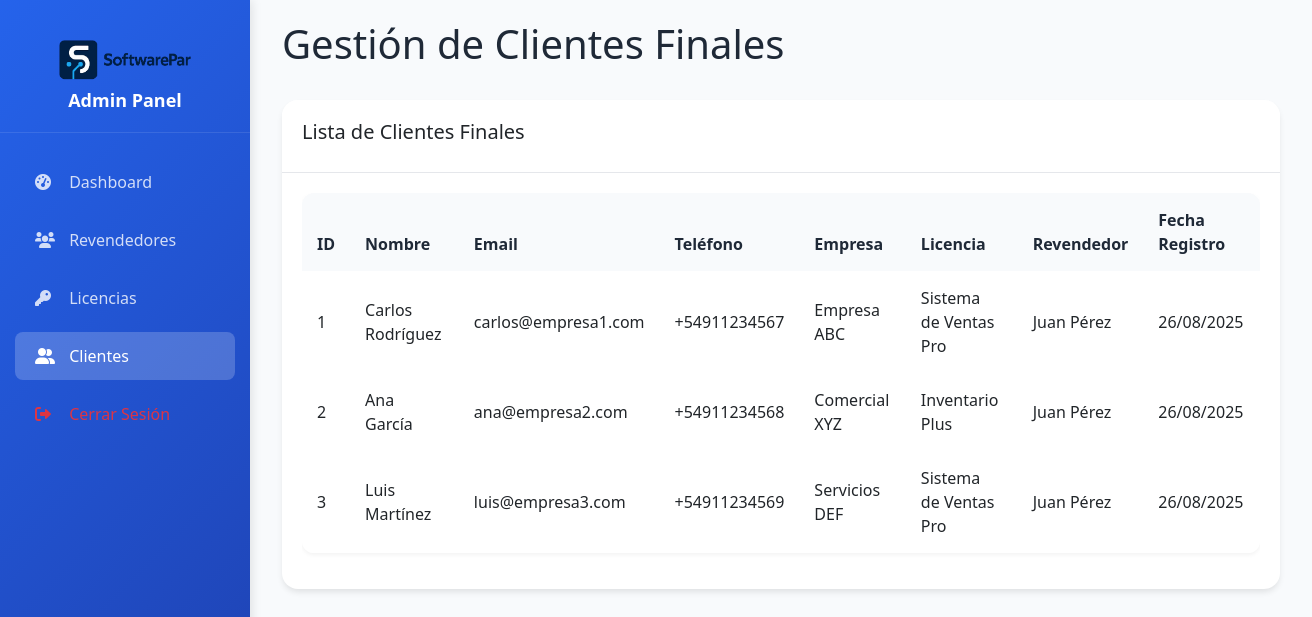
Page /admin/clientes.php (signed in) on the committed database.
### tables this page shows
CREATE TABLE clientes_finales (
    id INT AUTO_INCREMENT PRIMARY KEY,
    nombre VARCHAR(100) NOT NULL,
    email VARCHAR(100) NOT NULL,
    telefono VARCHAR(20),
    empresa VARCHAR(100),
    licencia_id INT NOT NULL,
    fecha_registro TIMESTAMP DEFAULT CURRENT_TIMESTAMP,
    fecha_actualizacion TIMESTAMP DEFAULT CURRENT_TIMESTAMP ON UPDATE CURRENT_TIMESTAMP,
    FOREIGN KEY (licencia_id) REFERENCES licencias(id) ON DELETE CASCADE
);

CREATE TABLE licencias (
    id INT AUTO_INCREMENT PRIMARY KEY,
    nombre VARCHAR(100) NOT NULL,
    descripcion TEXT,
    usuario_id INT NOT NULL,
    fecha_inicio DATE NOT NULL,
    fecha_vencimiento DATE NOT NULL,
    estado ENUM('activa', 'vencida', 'suspendida') NOT NULL DEFAULT 'activa',
    precio DECIMAL(10, 2),
    fecha_creacion TIMESTAMP DEFAULT CURRENT_TIMESTAMP,
    fecha_actualizacion TIMESTAMP DEFAULT CURRENT_TIMESTAMP ON UPDATE CURRENT_TIMESTAMP,
    FOREIGN KEY (usuario_id) REFERENCES usuarios(id) ON DELETE CASCADE
);

CREATE TABLE usuarios (
    id INT AUTO_INCREMENT PRIMARY KEY,
    nombre VARCHAR(100) NOT NULL,
    email VARCHAR(100) UNIQUE NOT NULL,
    password VARCHAR(255) NOT NULL,
    rol ENUM('admin', 'revendedor') NOT NULL DEFAULT 'revendedor',
    fecha_registro TIMESTAMP DEFAULT CURRENT_TIMESTAMP,
    fecha_actualizacion TIMESTAMP DEFAULT CURRENT_TIMESTAMP ON UPDATE CURRENT_TIMESTAMP
);

### admin/clientes.php (the view, shortened to what this page needs)
<?php
require_once '../config/database.php';
$stmt = $pdo->prepare("SELECT cf.*, l.nombre as licencia_nombre, u.nombre as revendedor_nombre
                       FROM clientes_finales cf
                       JOIN licencias l ON cf.licencia_id = l.id
                       JOIN usuarios u ON l.usuario_id = u.id
                       ORDER BY cf.fecha_registro DESC");
$stmt->execute();
$clientes = $stmt->fetchAll(PDO::FETCH_ASSOC);
?>
<!DOCTYPE html>
<html lang="es">
<head>
    <link href="https://cdn.jsdelivr.net/npm/bootstrap@5.3.0/dist/css/bootstrap.min.css" rel="stylesheet">
    <link href="https://cdnjs.cloudflare.com/ajax/libs/font-awesome/6.0.0/css/all.min.css" rel="stylesheet">
    <link href="../assets/css/admin.css" rel="stylesheet">
</head>
<body>
    <div class="wrapper">
        <nav id="sidebar" class="sidebar">
            <div class="sidebar-header">
                <img src="../assets/logo.png" alt="SoftwarePar" class="logo">
                <h4>Admin Panel</h4>
            </div>
            <ul class="nav nav-pills flex-column">
                <li class="nav-item">
                    <a class="nav-link" href="dashboard.php">
                        <i class="fas fa-tachometer-alt"></i> Dashboard
                    </a>
                </li>
                <li class="nav-item">
                    <a class="nav-link" href="revendedores.php">
                        <i class="fas fa-users"></i> Revendedores
                    </a>
                </li>
                <li class="nav-item">
                    <a class="nav-link" href="licencias.php">
                        <i class="fas fa-key"></i> Licencias
                    </a>
                </li>
                <li class="nav-item">
                    <a class="nav-link active" href="clientes.php">
                        <i class="fas fa-user-friends"></i> Clientes
                    </a>
                </li>
                <li class="nav-item">
                    <a class="nav-link text-danger" href="logout.php">
                        <i class="fas fa-sign-out-alt"></i> Cerrar Sesión
                    </a>
                </li>
            </ul>
        </nav>
        <div id="content" class="content">
            <div class="container-fluid">
                <div class="row">
                    <div class="col-12">
                        <div class="d-flex justify-content-between align-items-center mb-4">
                            <h1>Gestión de Clientes Finales</h1>
                        </div>
                    </div>
                </div>
                <div class="card">
                    <div class="card-header">
                        <h5>Lista de Clientes Finales</h5>
                    </div>
                    <div class="card-body">
                        <div class="table-responsive">
                            <table class="table">
                                <thead>
                                    <tr>
                                        <th>ID</th>
                                        <th>Nombre</th>
                                        <th>Email</th>
                                        <th>Teléfono</th>
                                        <th>Empresa</th>
                                        <th>Licencia</th>
                                        <th>Revendedor</th>
                                        <th>Fecha Registro</th>
                                    </tr>
                                </thead>
                                <tbody>
                                    <?php foreach ($clientes as $cliente): ?>
                                        <tr>
                                            <td><?php echo $cliente['id']; ?></td>
                                            <td><?php echo htmlspecialchars($cliente['nombre']); ?></td>
                                            <td><?php echo htmlspecialchars($cliente['email']); ?></td>
                                            <td><?php echo htmlspecialchars($cliente['telefono']); ?></td>
                                            <td><?php echo htmlspecialchars($cliente['empresa']); ?></td>
                                            <td><?php echo htmlspecialchars($cliente['licencia_nombre']); ?></td>
                                            <td><?php echo htmlspecialchars($cliente['revendedor_nombre']); ?></td>
                                            <td><?php echo date('d/m/Y', strtotime($cliente['fecha_registro'])); ?></td>
                                        </tr>
                                    <?php endforeach; ?>
                                </tbody>
                            </table>
                        </div>
                    </div>
                </div>
            </div>
        </div>
    </div>
</body>
</html>

### assets/css/admin.css (style rules this page uses)
:root { --primary-color: #2563eb; --secondary-color: #1e40af; --accent-color: #3b82f6; --text-primary: #1f2937; --text-secondary: #6b7280; --bg-light: #f8fafc; --bg-white: #ffffff; --border-color: #e5e7eb; --sidebar-width: 250px; }
* { margin: 0; padding: 0; box-sizing: border-box; }
body { font-family: 'Segoe UI', Tahoma, Geneva, Verdana, sans-serif; background-color: var(--bg-light); color: var(--text-primary); }
.wrapper { display: flex; min-height: 100vh; }
.sidebar { width: var(--sidebar-width); background: linear-gradient(135deg, var(--primary-color) 0%, var(--secondary-color) 100%); color: white; padding: 20px 0; box-shadow: 2px 0 10px rgba(0, 0, 0, 0.1); position: fixed; height: 100vh; z-index: 1000; }
.sidebar-header { text-align: center; padding: 20px; border-bottom: 1px solid rgba(255, 255, 255, 0.1); margin-bottom: 20px; }
.sidebar-header .logo { height: 40px; width: auto; margin-bottom: 10px; }
.sidebar-header h4 { font-size: 18px; font-weight: 600; margin: 0; }
.sidebar .nav-pills .nav-link { color: rgba(255, 255, 255, 0.8); border-radius: 8px; margin: 5px 15px; padding: 12px 20px; transition: all 0.3s ease; border: none; }
.sidebar .nav-pills .nav-link.active { background: rgba(255, 255, 255, 0.2); color: white; }
.sidebar .nav-pills .nav-link i { width: 20px; margin-right: 10px; }
.content { flex: 1; margin-left: var(--sidebar-width); padding: 20px; background-color: var(--bg-light); min-height: 100vh; }
.card { border: none; border-radius: 16px; box-shadow: 0 4px 6px -1px rgba(0, 0, 0, 0.1); margin-bottom: 20px; }
.card-header { background: var(--bg-white); border-bottom: 1px solid var(--border-color); border-radius: 16px 16px 0 0 !important; padding: 20px; font-weight: 600; }
.card-body { padding: 20px; }
.table { background: white; border-radius: 12px; overflow: hidden; box-shadow: 0 2px 4px rgba(0, 0, 0, 0.05); }
.table th { background: var(--bg-light); border: none; padding: 15px; font-weight: 600; color: var(--text-primary); }
.table td { border: none; padding: 15px; vertical-align: middle; }

### rows in the picture
clientes_finales: id "1", nombre "Carlos Rodríguez", email "carlos@empresa1.com", telefono "+54911234567", empresa "Empresa ABC", licencia.nombre "Sistema de Ventas Pro", usuarios.nombre "Juan Pérez", fecha_registro "26/08/2025"
clientes_finales: id "2", nombre "Ana García", email "ana@empresa2.com", telefono "+54911234568", empresa "Comercial XYZ", licencia.nombre "Inventario Plus", usuarios.nombre "Juan Pérez", fecha_registro "26/08/2025"
clientes_finales: id "3", nombre "Luis Martínez", email "luis@empresa3.com", telefono "+54911234569", empresa "Servicios DEF", licencia.nombre "Sistema de Ventas Pro", usuarios.nombre "Juan Pérez", fecha_registro "26/08/2025"
